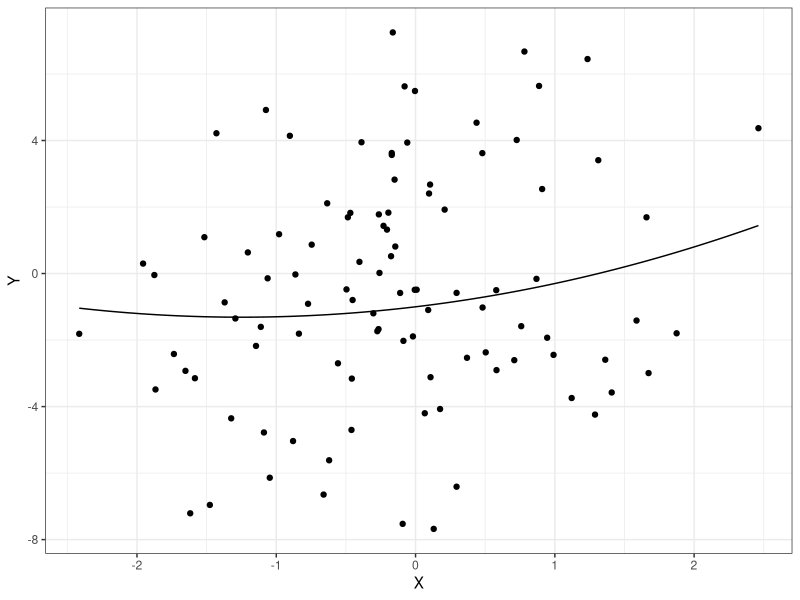
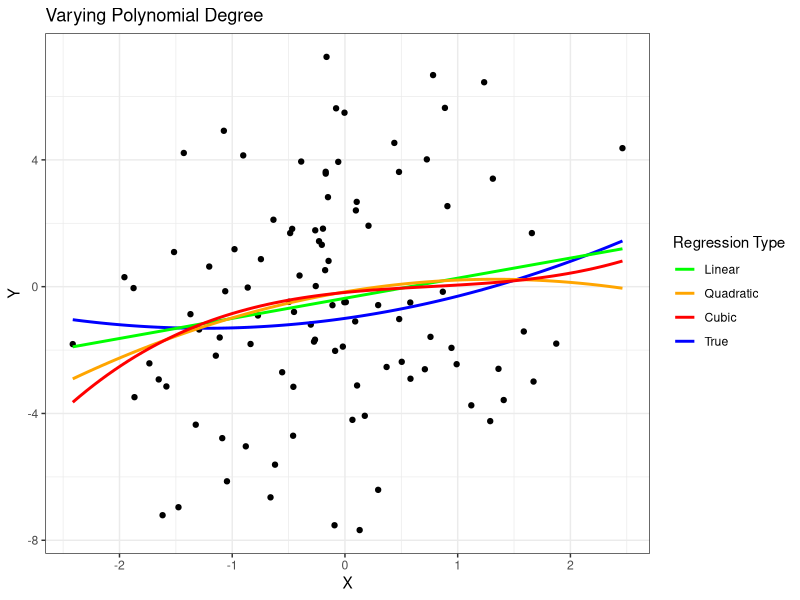
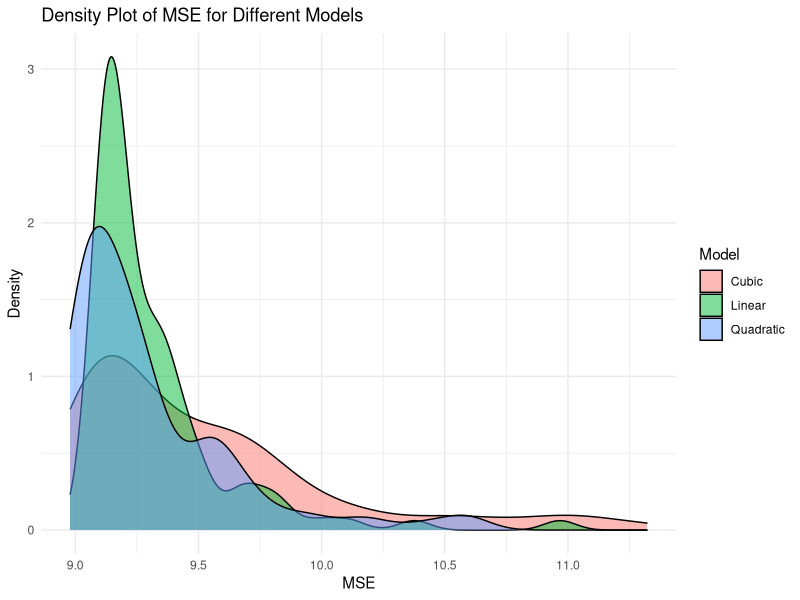

Here is the R script that generated these plots, in order:
## ---- chunk 1
#| include: false
# Set global configurations and settings here
knitr::opts_chunk$set()                 # set global chunk options
ggplot2::theme_set(ggplot2::theme_bw()) # set ggplot2 theme
## ---- chunk 2
#| message: false
#| warning: false
library(tidyverse) # functions for data manipulation
## ---- chunk 3
sim_x <- function(n) rnorm(n, 0, 1)
f <- function(x) -1+.5*x+.2*x^2
sim_y <- function(x, sd) {
  n=length(x)
  f(x) + rnorm(n, sd = sd)
}
## ---- chunk 4
set.seed(611)
X = sim_x(100)
Y = sim_y(X, 3)
data_train = tibble(X, Y)
library(ggplot2)

data_train %>%
  ggplot(aes(X, Y)) + geom_point() + geom_function(fun=f)
## ---- chunk 5
lin_mod <- lm(Y~X)
quad_mod <- lm(Y~poly(X, degree = 2))
cube_mod <- lm(Y~poly(X, degree = 3))

true_data <- data.frame(X = seq(min(data_train$X), max(data_train$X), length.out = 100))
true_data$Y <- f(true_data$X)

data_train %>%
  ggplot(aes(X, Y)) + geom_point() + 
  geom_line(data = true_data, aes(X, Y, color = "True"), linewidth = 1) + 
  stat_smooth(method = "lm", formula = y ~ poly(x, 1), se = FALSE, aes(color = "Linear")) +
  stat_smooth(method = "lm", formula = y ~ poly(x, 2), se = FALSE, aes(color = "Quadratic")) +
  stat_smooth(method = "lm", formula = y ~ poly(x, 3), se = FALSE, aes(color = "Cubic")) +
  labs(title = "Varying Polynomial Degree", x = "X", y = "Y") +
  scale_color_manual(
    name = 'Regression Type',
    breaks = c('Linear', "Quadratic", "Cubic", "True"),
    values = c("Linear" = "green", "Quadratic" = "orange", "Cubic" = "red", "True" ="blue")
    ) 
## ---- chunk 6
set.seed(612)
ntest = 10000 # Number of test samples
xtest = sim_x(ntest) # generate test X's
ytest = sim_y(xtest, sd = 3) # generate test Y's
data_test = tibble(X=xtest, Y=ytest) # test data

poly_eval <- function(deg, data_train, data_test){
  if(deg==0) m = lm (Y~1, data = data_train)
  else m = lm(Y~poly(X, degree = deg), data = data_train)
  p = length(coef(m))
  mse_train = mean(m$residuals^2)
  yhat = predict(m, data_test)
  mse_test = mean((data_test$Y-yhat)^2)
  tibble(degree=deg, edf = p, mse_train, mse_test)
}
poly_eval(1, data_train, data_test)
poly_eval(2, data_train, data_test)
poly_eval(3, data_train, data_test)
## ---- chunk 7
yhat = f(data_test$X)
mse_test = mean((data_test$Y-yhat)^2)
print(mse_test)
## ---- chunk 8
set.seed(613)
n_sim <- 100
mse_lin <- numeric(n_sim)
mse_quad <- numeric(n_sim)
mse_cube <- numeric(n_sim)
for(i in 1:n_sim) {
  X = sim_x(100)
  Y = sim_y(X, 3)
  data_train = tibble(X, Y)
  lin_mod <- lm(Y ~ X, data = data_train)
  quad_mod <- lm(Y ~ poly(X, degree = 2), data = data_train)
  cube_mod <- lm(Y ~ poly(X, degree = 3), data = data_train)
  
  # Predict on test data
  pred_lin <- predict(lin_mod, newdata = data_test)
  pred_quad <- predict(quad_mod, newdata = data_test)
  pred_cube <- predict(cube_mod, newdata = data_test)
  
  # Calculate MSE
  mse_lin[i] <- mean((data_test$Y - pred_lin)^2)
  mse_quad[i] <- mean((data_test$Y - pred_quad)^2)
  mse_cube[i] <- mean((data_test$Y - pred_cube)^2)
}
mse_data <- data.frame(
  MSE = c(mse_lin, mse_quad, mse_cube),
  Model = rep(c("Linear", "Quadratic", "Cubic"), each = n_sim)
)

# Plot the MSE values

ggplot(mse_data, aes(x = MSE, fill = Model)) +
  geom_density(alpha = 0.5) +
  labs(title = "Density Plot of MSE for Different Models",
       x = "MSE",
       y = "Density") +
  theme_minimal()
## ---- chunk 9
best_mod <- character(n_sim)
for (i in 1:n_sim) {
  mse_values <- c(Linear = mse_lin[i], Quadratic = mse_quad[i], Cubic = mse_cube[i])
  best_mod[i] <- names(which.min(mse_values))
}

best_count <- table(best_mod)
print(best_count)
## ---- chunk 10
rep_sim <- function(n, sd, data_test, seed = 613) {
  set.seed(seed)
  mse_lin <- numeric(n_sim)
  mse_quad <- numeric(n_sim)
  mse_cube <- numeric(n_sim)
  for(i in 1:n_sim) {
    X = sim_x(n)
    Y = sim_y(X, sd)
    data_train = tibble(X, Y)
    lin_mod <- lm(Y ~ X, data = data_train)
    quad_mod <- lm(Y ~ poly(X, degree = 2), data = data_train)
    cube_mod <- lm(Y ~ poly(X, degree = 3), data = data_train)
    
    # Predict on test data
    pred_lin <- predict(lin_mod, newdata = data_test)
    pred_quad <- predict(quad_mod, newdata = data_test)
    pred_cube <- predict(cube_mod, newdata = data_test)
    
    # Calculate MSE
    mse_lin[i] <- mean((data_test$Y - pred_lin)^2)
    mse_quad[i] <- mean((data_test$Y - pred_quad)^2)
    mse_cube[i] <- mean((data_test$Y - pred_cube)^2)
  }
  mse_data <- data.frame(
    MSE = c(mse_lin, mse_quad, mse_cube),
    Model = rep(c("Linear", "Quadratic", "Cubic"), each = n_sim)
  )
  best_mod <- character(n_sim)
  for (i in 1:n_sim) {
    mse_values <- c(Linear = mse_lin[i], Quadratic = mse_quad[i], Cubic = mse_cube[i])
    best_mod[i] <- names(which.min(mse_values))
  }
  
  best_count <- table(best_mod)
  print(best_count)
}

## ---- chunk 11
set.seed(612)
ntest = 10000 # Number of test samples
xtest = sim_x(ntest) # generate test X's
ytest = sim_y(xtest, sd = 2) # generate test Y's
data_test = tibble(X=xtest, Y=ytest) # test data
rep_sim(100, 2, data_test)
## ---- chunk 12
set.seed(612)
ntest = 10000 # Number of test samples
xtest = sim_x(ntest) # generate test X's
ytest = sim_y(xtest, sd = 4) # generate test Y's
data_test = tibble(X=xtest, Y=ytest) # test data
rep_sim(300, 4, data_test)
